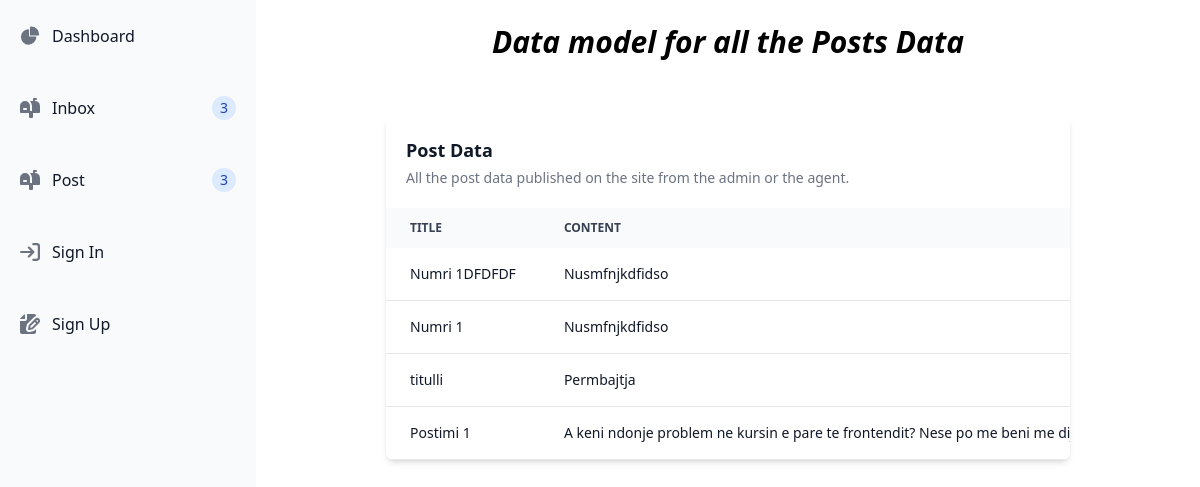
The page /dashboard/postsData/ on the database its author committed.
### blog/models.py (models this page shows, shortened)
class Post(models.Model):
	STATUS = (
        (0, "Draft"),
        (1, "Published"),
    )
	title = models.CharField(max_length=200, unique=True)
	slug = models.SlugField(unique=True, max_length=255)
	content = models.TextField()
	author = models.ForeignKey(User, related_name="blog_user", on_delete=models.CASCADE)
	created_at = models.DateTimeField(auto_now_add=True)
	updated_at = models.DateTimeField(auto_now=True)
	status = models.IntegerField(choices=STATUS, default=0)
	class Meta:
		ordering = ['-created_at']

### dashboard/views.py (the view)
# urls.py: path('postsData/', views.postsData, name="postsData"),
def postsData(request):
    posts_data = Post.objects.all()
    return render(request, "dashboard/postsData.html", {
        'posts_data': posts_data,
    })

### dashboard/templates/dashboard/postsData.html (shortened to what this page needs)
{% extends "dashboard/base.html" %}
{% block content %}
<div class="p-4 sm:ml-64 flex flex-col justify-center items-center">
    <h1 class="text-3xl my-2 font-semibold italic mb-14">Data model for all the Posts Data</h1>
    <div class="w-3/4 relative overflow-x-auto shadow-md sm:rounded-lg">
        <table class="w-full text-sm text-left rtl:text-right text-gray-500 dark:text-gray-400">
            <caption class="p-5 text-lg font-semibold text-left rtl:text-right text-gray-900 bg-white dark:text-white dark:bg-gray-800">
                Post Data
                <p class="mt-1 text-sm font-normal text-gray-500 dark:text-gray-400">All the post data published on the site from the admin or the agent.</p>
            </caption>
            <thead class="text-xs text-gray-700 uppercase bg-gray-50 dark:bg-gray-700 dark:text-gray-400">
                <tr>
                    <th scope="col" class="px-6 py-3">
                        Title
                    </th>
                    <th scope="col" class="px-6 py-3">
                        Content
                    </th>
                </tr>
            </thead>
            {% if posts_data %}
                <tbody>
                    {% for item in posts_data %}
                        <tr class="text-gray-900 bg-white border-b dark:bg-gray-800 dark:border-gray-700">
                            <th scope="row" class="px-6 py-4 font-medium text-gray-900 whitespace-nowrap dark:text-white">
                                {{ item.title }}
                            </th>
                            <th scope="row" class="px-6 py-4 font-medium text-gray-900 whitespace-nowrap dark:text-white">
                                {{ item.content }}
                            </th>
                        </tr>
                    {% endfor %}
                </tbody>
            {% endif %}
        </table>
    </div>
</div>
{% endblock %}

### rows shown on the page
Post: title "Numri 1DFDFDF", content "Nusmfnjkdfidso"
Post: title "Numri 1", content "Nusmfnjkdfidso"
Post: title "titulli", content "Permbajtja"
Post: title "Postimi 1", content "A keni ndonje problem ne kursin e pare te frontendit? Nese po me beni me…"
